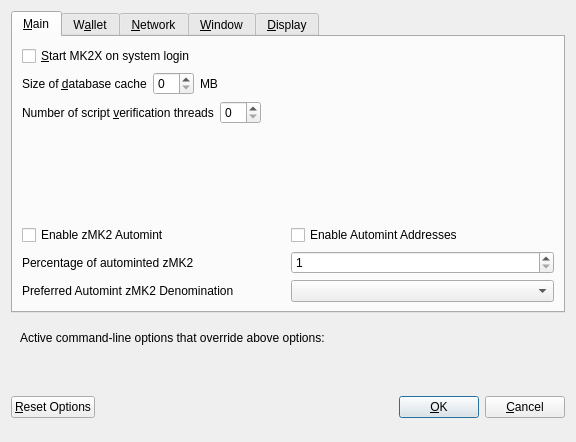
<?xml version="1.0" encoding="UTF-8"?>
<ui version="4.0">
 <class>OptionsDialog</class>
 <widget class="QDialog" name="OptionsDialog">
  <property name="geometry">
   <rect>
    <x>0</x>
    <y>0</y>
    <width>576</width>
    <height>442</height>
   </rect>
  </property>
  <property name="windowTitle">
   <string>Options</string>
  </property>
  <property name="modal">
   <bool>true</bool>
  </property>
  <layout class="QVBoxLayout" name="verticalLayout">
   <item>
    <widget class="QTabWidget" name="tabWidget">
     <property name="currentIndex">
      <number>0</number>
     </property>
     <widget class="QWidget" name="tabMain">
      <attribute name="title">
       <string>&amp;Main</string>
      </attribute>
      <layout class="QVBoxLayout" name="verticalLayout_Main">
       <item>
        <widget class="QCheckBox" name="bitcoinAtStartup">
         <property name="toolTip">
          <string>Automatically start MK2X after logging in to the system.</string>
         </property>
         <property name="text">
          <string>&amp;Start MK2X on system login</string>
         </property>
        </widget>
       </item>
       <item>
        <layout class="QHBoxLayout" name="horizontalLayout_2_Main">
         <item>
          <widget class="QLabel" name="databaseCacheLabel">
           <property name="text">
            <string>Size of &amp;database cache</string>
           </property>
           <property name="textFormat">
            <enum>Qt::PlainText</enum>
           </property>
           <property name="buddy">
            <cstring>databaseCache</cstring>
           </property>
          </widget>
         </item>
         <item>
          <widget class="QSpinBox" name="databaseCache"/>
         </item>
         <item>
          <widget class="QLabel" name="databaseCacheUnitLabel">
           <property name="text">
            <string>MB</string>
           </property>
           <property name="textFormat">
            <enum>Qt::PlainText</enum>
           </property>
          </widget>
         </item>
         <item>
          <spacer name="horizontalSpacer_2_Main">
           <property name="orientation">
            <enum>Qt::Horizontal</enum>
           </property>
           <property name="sizeHint" stdset="0">
            <size>
             <width>40</width>
             <height>20</height>
            </size>
           </property>
          </spacer>
         </item>
        </layout>
       </item>
       <item>
        <layout class="QHBoxLayout" name="horizontalLayout_3_Main">
         <item>
          <widget class="QLabel" name="threadsScriptVerifLabel">
           <property name="text">
            <string>Number of script &amp;verification threads</string>
           </property>
           <property name="textFormat">
            <enum>Qt::PlainText</enum>
           </property>
           <property name="buddy">
            <cstring>threadsScriptVerif</cstring>
           </property>
          </widget>
         </item>
         <item>
          <widget class="QSpinBox" name="threadsScriptVerif">
           <property name="toolTip">
            <string>(0 = auto, &lt;0 = leave that many cores free)</string>
           </property>
          </widget>
         </item>
         <item>
          <spacer name="horizontalSpacer_3_Main">
           <property name="orientation">
            <enum>Qt::Horizontal</enum>
           </property>
           <property name="sizeHint" stdset="0">
            <size>
             <width>40</width>
             <height>20</height>
            </size>
           </property>
          </spacer>
         </item>
        </layout>
       </item>
       <item>
        <spacer name="verticalSpacer_2">
         <property name="orientation">
          <enum>Qt::Vertical</enum>
         </property>
         <property name="sizeHint" stdset="0">
          <size>
           <width>20</width>
           <height>40</height>
          </size>
         </property>
        </spacer>
       </item>
       <item>
        <widget class="QWidget" name="verticalZmk2OptionsWidget" native="true">
         <layout class="QVBoxLayout" name="verticalZmk2OptionsLayout">
          <property name="margin">
           <number>0</number>
          </property>
          <item>
           <layout class="QHBoxLayout" name="horizontalAutomintingLayout">
            <item>
             <widget class="QCheckBox" name="checkBoxZeromintEnable">
              <property name="toolTip">
               <string>Enable automatic minting of MK2 units to zMK2</string>
              </property>
              <property name="layoutDirection">
               <enum>Qt::LeftToRight</enum>
              </property>
              <property name="text">
               <string>Enable zMK2 Automint</string>
              </property>
             </widget>
            </item>
            <item>
             <widget class="QCheckBox" name="checkBoxZeromintAddresses">
              <property name="toolTip">
               <string>Enable automatic zMK2 minting from specific addresses</string>
              </property>
              <property name="layoutDirection">
               <enum>Qt::LeftToRight</enum>
              </property>
              <property name="text">
               <string>Enable Automint Addresses</string>
              </property>
             </widget>
            </item>
           </layout>
          </item>
          <item>
           <layout class="QHBoxLayout" name="horizontalZmintPercentageLayout">
            <item>
             <widget class="QLabel" name="percentage_label">
              <property name="toolTip">
               <string>Percentage of incoming MK2 which get automatically converted to zMK2 via Zerocoin Protocol (min: 10%)</string>
              </property>
              <property name="text">
               <string>Percentage of autominted zMK2</string>
              </property>
             </widget>
            </item>
            <item>
             <widget class="QSpinBox" name="zeromintPercentage">
              <property name="minimum">
               <number>1</number>
              </property>
              <property name="maximum">
               <number>100</number>
              </property>
             </widget>
            </item>
           </layout>
          </item>
          <item>
           <layout class="QHBoxLayout" name="horizontalLayout" stretch="0,0">
            <property name="sizeConstraint">
             <enum>QLayout::SetFixedSize</enum>
            </property>
            <item>
             <widget class="QLabel" name="labelPreferredDenom">
              <property name="maximumSize">
               <size>
                <width>16777215</width>
                <height>16777215</height>
               </size>
              </property>
              <property name="toolTip">
               <string>Wait with automatic conversion to Zerocoin until enough MK2 for this denomination is available</string>
              </property>
              <property name="text">
               <string>Preferred Automint zMK2 Denomination</string>
              </property>
             </widget>
            </item>
            <item>
             <widget class="QComboBox" name="preferredDenom">
              <property name="maximumSize">
               <size>
                <width>16777215</width>
                <height>27</height>
               </size>
              </property>
              <property name="toolTip">
               <string>Wait with automatic conversion to Zerocoin until enough MK2 for this denomination is available</string>
              </property>
              <property name="maxVisibleItems">
               <number>9</number>
              </property>
              <property name="maxCount">
               <number>9</number>
              </property>
             </widget>
            </item>
           </layout>
          </item>
         </layout>
        </widget>
       </item>
      </layout>
     </widget>
     <widget class="QWidget" name="tabWallet">
      <attribute name="title">
       <string>W&amp;allet</string>
      </attribute>
      <layout class="QVBoxLayout" name="verticalLayout_Wallet">
       <item>
        <layout class="QHBoxLayout" name="horizontalLayout_2_Wallet">
         <item>
          <widget class="QLabel" name="labelStakeSplitThresholdText">
           <property name="text">
            <string>Stake split threshold:</string>
           </property>
          </widget>
         </item>
         <item>
          <widget class="QSpinBox" name="spinBoxStakeSplitThreshold">
           <property name="minimum">
            <number>1</number>
           </property>
           <property name="maximum">
            <number>999999</number>
           </property>
          </widget>
         </item>
        </layout>
       </item>
       <item>
        <widget class="QGroupBox" name="groupBox">
         <property name="title">
          <string>Expert</string>
         </property>
         <layout class="QVBoxLayout" name="verticalLayout_2">
          <item>
           <widget class="QCheckBox" name="coinControlFeatures">
            <property name="toolTip">
             <string>Whether to show coin control features or not.</string>
            </property>
            <property name="text">
             <string>Enable coin &amp;control features</string>
            </property>
           </widget>
          </item>
          <item>
           <widget class="QCheckBox" name="showMasternodesTab">
            <property name="toolTip">
             <string>Show additional tab listing all your masternodes in first sub-tab&lt;br/&gt;and all masternodes on the network in second sub-tab.</string>
            </property>
            <property name="text">
             <string>Show Masternodes Tab</string>
            </property>
           </widget>
          </item>
          <item>
           <widget class="QCheckBox" name="spendZeroConfChange">
            <property name="toolTip">
             <string>If you disable the spending of unconfirmed change, the change from a transaction&lt;br/&gt;cannot be used until that transaction has at least one confirmation.&lt;br/&gt;This also affects how your balance is computed.</string>
            </property>
            <property name="text">
             <string>&amp;Spend unconfirmed change</string>
            </property>
           </widget>
          </item>
         </layout>
        </widget>
       </item>
       <item>
        <spacer name="verticalSpacer_Wallet">
         <property name="orientation">
          <enum>Qt::Vertical</enum>
         </property>
         <property name="sizeHint" stdset="0">
          <size>
           <width>20</width>
           <height>40</height>
          </size>
         </property>
        </spacer>
       </item>
      </layout>
     </widget>
     <widget class="QWidget" name="tabNetwork">
      <attribute name="title">
       <string>&amp;Network</string>
      </attribute>
      <layout class="QVBoxLayout" name="verticalLayout_Network">
       <item>
        <widget class="QCheckBox" name="mapPortUpnp">
         <property name="toolTip">
          <string>Automatically open the MK2X client port on the router. This only works when your router supports UPnP and it is enabled.</string>
         </property>
         <property name="text">
          <string>Map port using &amp;UPnP</string>
         </property>
        </widget>
       </item>
       <item>
        <widget class="QCheckBox" name="allowIncoming">
         <property name="toolTip">
          <string>Accept connections from outside</string>
         </property>
         <property name="text">
          <string>Allow incoming connections</string>
         </property>
        </widget>
       </item>
       <item>
        <widget class="QCheckBox" name="connectSocks">
         <property name="toolTip">
          <string>Connect to the MK2X network through a SOCKS5 proxy.</string>
         </property>
         <property name="text">
          <string>&amp;Connect through SOCKS5 proxy (default proxy):</string>
         </property>
        </widget>
       </item>
       <item>
        <layout class="QHBoxLayout" name="horizontalLayout_1_Network">
         <item>
          <widget class="QLabel" name="proxyIpLabel">
           <property name="text">
            <string>Proxy &amp;IP:</string>
           </property>
           <property name="textFormat">
            <enum>Qt::PlainText</enum>
           </property>
           <property name="buddy">
            <cstring>proxyIp</cstring>
           </property>
          </widget>
         </item>
         <item>
          <widget class="QValidatedLineEdit" name="proxyIp">
           <property name="minimumSize">
            <size>
             <width>140</width>
             <height>0</height>
            </size>
           </property>
           <property name="maximumSize">
            <size>
             <width>140</width>
             <height>16777215</height>
            </size>
           </property>
           <property name="toolTip">
            <string>IP address of the proxy (e.g. IPv4: 127.0.0.1 / IPv6: ::1)</string>
           </property>
          </widget>
         </item>
         <item>
          <widget class="QLabel" name="proxyPortLabel">
           <property name="text">
            <string>&amp;Port:</string>
           </property>
           <property name="textFormat">
            <enum>Qt::PlainText</enum>
           </property>
           <property name="buddy">
            <cstring>proxyPort</cstring>
           </property>
          </widget>
         </item>
         <item>
          <widget class="QLineEdit" name="proxyPort">
           <property name="minimumSize">
            <size>
             <width>55</width>
             <height>0</height>
            </size>
           </property>
           <property name="maximumSize">
            <size>
             <width>55</width>
             <height>16777215</height>
            </size>
           </property>
           <property name="toolTip">
            <string>Port of the proxy (e.g. 9050)</string>
           </property>
          </widget>
         </item>
         <item>
          <spacer name="horizontalSpacer_1_Network">
           <property name="orientation">
            <enum>Qt::Horizontal</enum>
           </property>
           <property name="sizeHint" stdset="0">
            <size>
             <width>40</width>
             <height>20</height>
            </size>
           </property>
          </spacer>
         </item>
        </layout>
       </item>
       <item>
        <spacer name="verticalSpacer_Network">
         <property name="orientation">
          <enum>Qt::Vertical</enum>
         </property>
         <property name="sizeHint" stdset="0">
          <size>
           <width>20</width>
           <height>40</height>
          </size>
         </property>
        </spacer>
       </item>
      </layout>
     </widget>
     <widget class="QWidget" name="tabWindow">
      <attribute name="title">
       <string>&amp;Window</string>
      </attribute>
      <layout class="QVBoxLayout" name="verticalLayout_Window">
       <item>
        <widget class="QCheckBox" name="minimizeToTray">
         <property name="toolTip">
          <string>Show only a tray icon after minimizing the window.</string>
         </property>
         <property name="text">
          <string>&amp;Minimize to the tray instead of the taskbar</string>
         </property>
        </widget>
       </item>
       <item>
        <widget class="QCheckBox" name="minimizeOnClose">
         <property name="toolTip">
          <string>Minimize instead of exit the application when the window is closed. When this option is enabled, the application will be closed only after selecting Quit in the menu.</string>
         </property>
         <property name="text">
          <string>M&amp;inimize on close</string>
         </property>
        </widget>
       </item>
       <item>
        <spacer name="verticalSpacer_Window">
         <property name="orientation">
          <enum>Qt::Vertical</enum>
         </property>
         <property name="sizeHint" stdset="0">
          <size>
           <width>20</width>
           <height>40</height>
          </size>
         </property>
        </spacer>
       </item>
      </layout>
     </widget>
     <widget class="QWidget" name="tabDisplay">
      <attribute name="title">
       <string>&amp;Display</string>
      </attribute>
      <layout class="QVBoxLayout" name="verticalLayout_Display">
       <item>
        <layout class="QHBoxLayout" name="horizontalLayout_1_Display">
         <item>
          <widget class="QLabel" name="langLabel">
           <property name="text">
            <string>User Interface &amp;language:</string>
           </property>
           <property name="textFormat">
            <enum>Qt::PlainText</enum>
           </property>
           <property name="buddy">
            <cstring>lang</cstring>
           </property>
          </widget>
         </item>
         <item>
          <widget class="QValueComboBox" name="lang">
           <property name="toolTip">
            <string>The user interface language can be set here. This setting will take effect after restarting MK2X.</string>
           </property>
          </widget>
         </item>
        </layout>
       </item>
       <item>
        <widget class="QLabel" name="label_3">
         <property name="toolTip">
          <string notr="true"/>
         </property>
         <property name="statusTip">
          <string notr="true"/>
         </property>
         <property name="whatsThis">
          <string notr="true"/>
         </property>
         <property name="accessibleName">
          <string notr="true"/>
         </property>
         <property name="text">
          <string>Language missing or translation incomplete? Help contributing translations here:
https://www.transifex.com/mk2x-project/mk2x-project-translations</string>
         </property>
         <property name="wordWrap">
          <bool>true</bool>
         </property>
         <property name="openExternalLinks">
          <bool>true</bool>
         </property>
         <property name="textInteractionFlags">
          <set>Qt::TextBrowserInteraction</set>
         </property>
        </widget>
       </item>
       <item>
        <layout class="QHBoxLayout" name="horizontalLayout_2_Display" stretch="0,0">
         <item>
          <widget class="QLabel" name="themeLabel">
           <property name="text">
            <string>User Interface Theme:</string>
           </property>
          </widget>
         </item>
         <item>
          <widget class="QValueComboBox" name="theme"/>
         </item>
        </layout>
       </item>
       <item>
        <widget class="QWidget" name="verticalZmk2DisplayWidget" native="true">
         <layout class="QVBoxLayout" name="verticalZmk2DisplayLayout">
          <property name="margin">
           <number>0</number>
          </property>
          <item>
           <widget class="Line" name="line">
            <property name="orientation">
             <enum>Qt::Horizontal</enum>
            </property>
           </widget>
          </item>
          <item>
           <layout class="QHBoxLayout" name="horizontalLayout_3_Display">
            <item>
             <widget class="QLabel" name="unitLabel">
              <property name="text">
               <string>Unit to show amounts in:</string>
              </property>
              <property name="textFormat">
               <enum>Qt::PlainText</enum>
              </property>
             </widget>
            </item>
            <item>
             <widget class="QValueComboBox" name="unit">
              <property name="toolTip">
               <string>Choose the default subdivision unit to show in the interface and when sending coins.</string>
              </property>
             </widget>
            </item>
           </layout>
          </item>
          <item>
           <layout class="QHBoxLayout" name="horizontalLayout_4_Display">
            <item>
             <widget class="QLabel" name="digitsLabel">
              <property name="text">
               <string>Decimal digits</string>
              </property>
             </widget>
            </item>
            <item>
             <widget class="QValueComboBox" name="digits"/>
            </item>
           </layout>
          </item>
          <item>
           <layout class="QHBoxLayout" name="horizontalLayout_5_Display">
            <item>
             <widget class="QCheckBox" name="checkBoxHideZeroBalances">
              <property name="toolTip">
               <string>Hide empty balances</string>
              </property>
              <property name="layoutDirection">
               <enum>Qt::LeftToRight</enum>
              </property>
              <property name="text">
               <string>Hide empty balances</string>
              </property>
             </widget>
            </item>
            <item>
             <widget class="QCheckBox" name="checkBoxHideOrphans">
              <property name="toolTip">
               <string>Hide orphan stakes in transaction lists</string>
              </property>
              <property name="text">
               <string>Hide orphan stakes</string>
              </property>
             </widget>
            </item>
            <item>
             <spacer name="horizontalSpacer">
              <property name="orientation">
               <enum>Qt::Horizontal</enum>
              </property>
              <property name="sizeHint" stdset="0">
               <size>
                <width>40</width>
                <height>20</height>
               </size>
              </property>
             </spacer>
            </item>
           </layout>
          </item>
          <item>
           <layout class="QHBoxLayout" name="horizontalLayout_6_Display">
            <item>
             <widget class="QLabel" name="thirdPartyTxUrlsLabel">
              <property name="toolTip">
               <string>Third party URLs (e.g. a block explorer) that appear in the transactions tab as context menu items. %s in the URL is replaced by transaction hash. Multiple URLs are separated by vertical bar |.</string>
              </property>
              <property name="text">
               <string>Third party transaction URLs</string>
              </property>
             </widget>
            </item>
            <item>
             <widget class="QLineEdit" name="thirdPartyTxUrls">
              <property name="toolTip">
               <string>Third party URLs (e.g. a block explorer) that appear in the transactions tab as context menu items. %s in the URL is replaced by transaction hash. Multiple URLs are separated by vertical bar |.</string>
              </property>
             </widget>
            </item>
           </layout>
          </item>
         </layout>
        </widget>
       </item>
       <item>
        <spacer name="verticalSpacer">
         <property name="orientation">
          <enum>Qt::Vertical</enum>
         </property>
         <property name="sizeHint" stdset="0">
          <size>
           <width>20</width>
           <height>40</height>
          </size>
         </property>
        </spacer>
       </item>
      </layout>
     </widget>
    </widget>
   </item>
   <item>
    <widget class="QFrame" name="frame">
     <layout class="QVBoxLayout" name="verticalLayout_Bottom">
      <item>
       <layout class="QHBoxLayout" name="horizontalLayout_Bottom">
        <item>
         <widget class="QLabel" name="overriddenByCommandLineInfoLabel">
          <property name="text">
           <string>Active command-line options that override above options:</string>
          </property>
          <property name="textFormat">
           <enum>Qt::PlainText</enum>
          </property>
         </widget>
        </item>
        <item>
         <spacer name="horizontalSpacer_Bottom">
          <property name="orientation">
           <enum>Qt::Horizontal</enum>
          </property>
          <property name="sizeHint" stdset="0">
           <size>
            <width>40</width>
            <height>20</height>
           </size>
          </property>
         </spacer>
        </item>
       </layout>
      </item>
      <item>
       <widget class="QLabel" name="overriddenByCommandLineLabel">
        <property name="text">
         <string/>
        </property>
        <property name="textFormat">
         <enum>Qt::PlainText</enum>
        </property>
        <property name="wordWrap">
         <bool>true</bool>
        </property>
       </widget>
      </item>
     </layout>
    </widget>
   </item>
   <item>
    <layout class="QHBoxLayout" name="horizontalLayout_Buttons">
     <item>
      <widget class="QPushButton" name="resetButton">
       <property name="toolTip">
        <string>Reset all client options to default.</string>
       </property>
       <property name="text">
        <string>&amp;Reset Options</string>
       </property>
       <property name="autoDefault">
        <bool>false</bool>
       </property>
      </widget>
     </item>
     <item>
      <spacer name="horizontalSpacer_1">
       <property name="orientation">
        <enum>Qt::Horizontal</enum>
       </property>
       <property name="sizeHint" stdset="0">
        <size>
         <width>40</width>
         <height>48</height>
        </size>
       </property>
      </spacer>
     </item>
     <item>
      <widget class="QLabel" name="statusLabel">
       <property name="minimumSize">
        <size>
         <width>200</width>
         <height>0</height>
        </size>
       </property>
       <property name="font">
        <font>
         <weight>75</weight>
         <bold>true</bold>
        </font>
       </property>
       <property name="text">
        <string/>
       </property>
       <property name="textFormat">
        <enum>Qt::PlainText</enum>
       </property>
       <property name="wordWrap">
        <bool>true</bool>
       </property>
      </widget>
     </item>
     <item>
      <spacer name="horizontalSpacer_2">
       <property name="orientation">
        <enum>Qt::Horizontal</enum>
       </property>
       <property name="sizeHint" stdset="0">
        <size>
         <width>40</width>
         <height>48</height>
        </size>
       </property>
      </spacer>
     </item>
     <item>
      <widget class="QPushButton" name="okButton">
       <property name="text">
        <string>&amp;OK</string>
       </property>
       <property name="autoDefault">
        <bool>false</bool>
       </property>
       <property name="default">
        <bool>true</bool>
       </property>
      </widget>
     </item>
     <item>
      <widget class="QPushButton" name="cancelButton">
       <property name="text">
        <string>&amp;Cancel</string>
       </property>
       <property name="autoDefault">
        <bool>false</bool>
       </property>
      </widget>
     </item>
    </layout>
   </item>
  </layout>
 </widget>
 <customwidgets>
  <customwidget>
   <class>QValidatedLineEdit</class>
   <extends>QLineEdit</extends>
   <header>qvalidatedlineedit.h</header>
  </customwidget>
  <customwidget>
   <class>QValueComboBox</class>
   <extends>QComboBox</extends>
   <header>qvaluecombobox.h</header>
  </customwidget>
 </customwidgets>
 <resources/>
 <connections/>
</ui>
